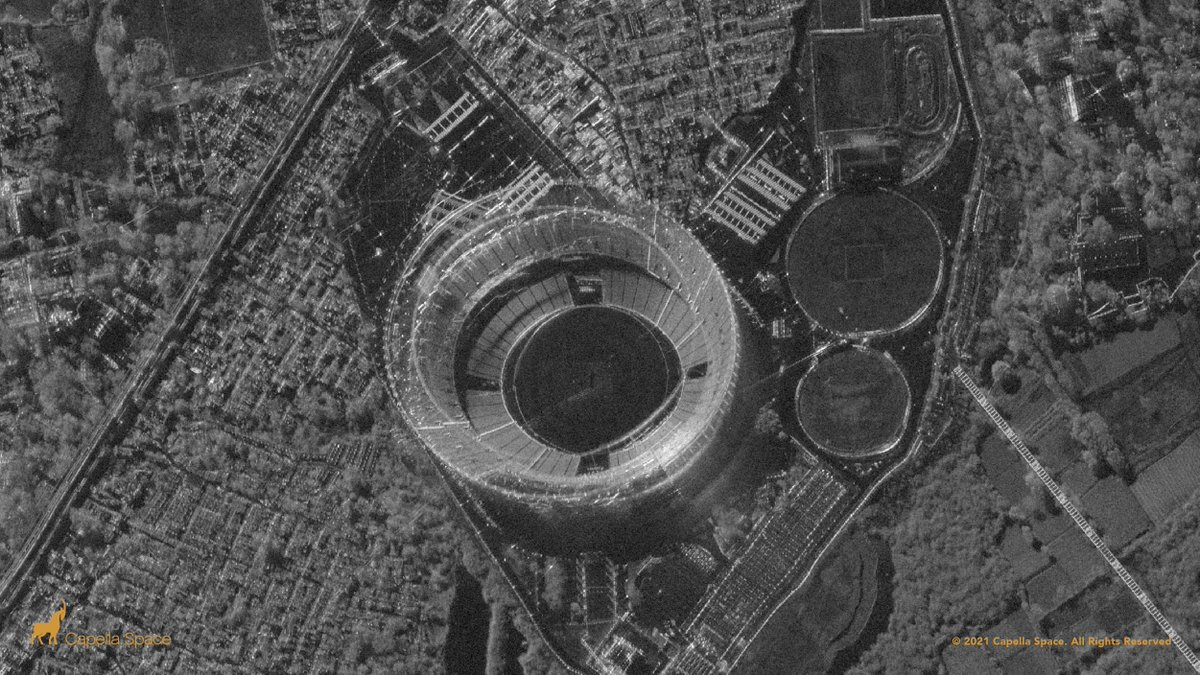
#> input picture seventh_eighth_lab/sar_1.jpg, 1200 x 675 px
$ jupyter execute IP_TASK78_2025.ipynb
#> lines starting #> are read from the running program, lines starting #| are printed output that depends on the picture; after the words box and inside, x2 and y2 are one past the last pixel; in counts of white or black regions, pixels touching at a corner belong together
1
Выполните сохранение монохромного изображения в виде текстового или бинарного
файла.

2
Реализуйте алгоритм вейвлет-преобразования Хаара для изображения.

3
Выполните квантование высокочастотных компонент (прим., количество квантов = 4).

4
Сохраните получившийся массив значений в текстовый или бинарный файл в порядке LL,
LH, HL, HH вейвлет-преобразования Хафа. Компоненты LH, HL, HH храните в виде пар
(значение, количество повторений).

Сравните объем памяти, занимаемый исходным изображением (попиксельное хранение), и
изображение, полученным после преобразования Хафа и сжатием длин серий.

[cell 1]
from skimage.feature import peak_local_max
import numpy as np
import cv2 as cv2
import matplotlib.pyplot as plt
from skimage.metrics import structural_similarity
from collections import Counter
import os

[cell 2]
img = cv2.imread('sar_1.jpg', cv2.IMREAD_GRAYSCALE)
#> img: shape (675, 1200); min 0, max 255, mean 78.2

### 1. Сохранение монохромного изображения в виде текстового или бинарного файла.

[cell 3]
if img is None:
    print("ошибка")
else:
    _, monoImg = cv2.threshold(img, 128, 255, cv2.THRESH_BINARY)
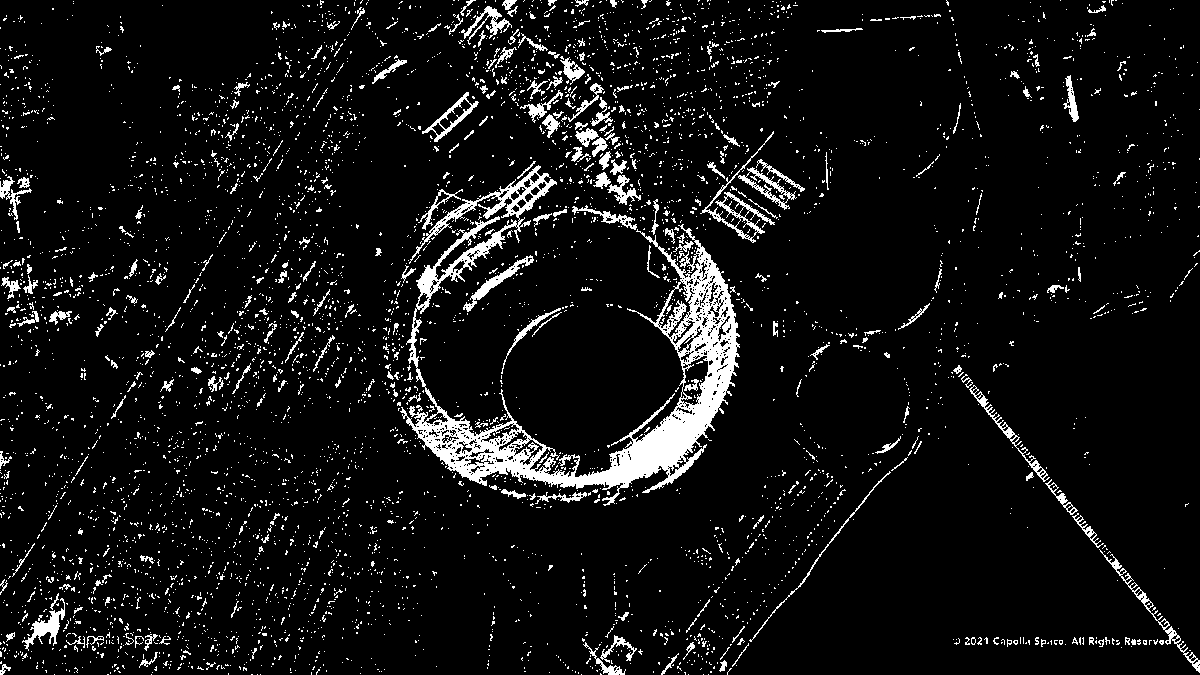
#> monoImg: shape (675, 1200); 7.1% white; 4964 white regions (4689 under 20 px), largest, box (x1, y1, x2, y2) and area: (400, 165, 740, 506) 20767, (700, 131, 775, 243) 919, (1099, 549, 1200, 673) 720

    with open('monochrome_Img.txt', 'w') as file:
        for r in monoImg:
            line = ' '.join(str(pixel) for pixel in r)
            file.write(line + '\n')

### 2. Алгоритм вейвлет-преобразования Хаара для изображения.

[cell 4]
def wavelet_haar(data):
    data = data.astype(np.float32)
    rows, cols = data.shape
#> rows = 675; cols = 1200
    horizontal = np.zeros_like(data)

    for row_idx in range(rows):
        col_idx = 0
        while col_idx < cols - 1:
            pixel1 = data[row_idx, col_idx]
            pixel2 = data[row_idx, col_idx + 1]

            average = (pixel1 + pixel2) / 2.0
            difference = (pixel1 - pixel2) / 2.0

            horizontal[row_idx, col_idx // 2] = average
            horizontal[row_idx, col_idx // 2 + cols // 2] = difference

            col_idx += 2

        if cols % 2 != 0:
            horizontal[row_idx, cols // 2] = data[row_idx, -1]
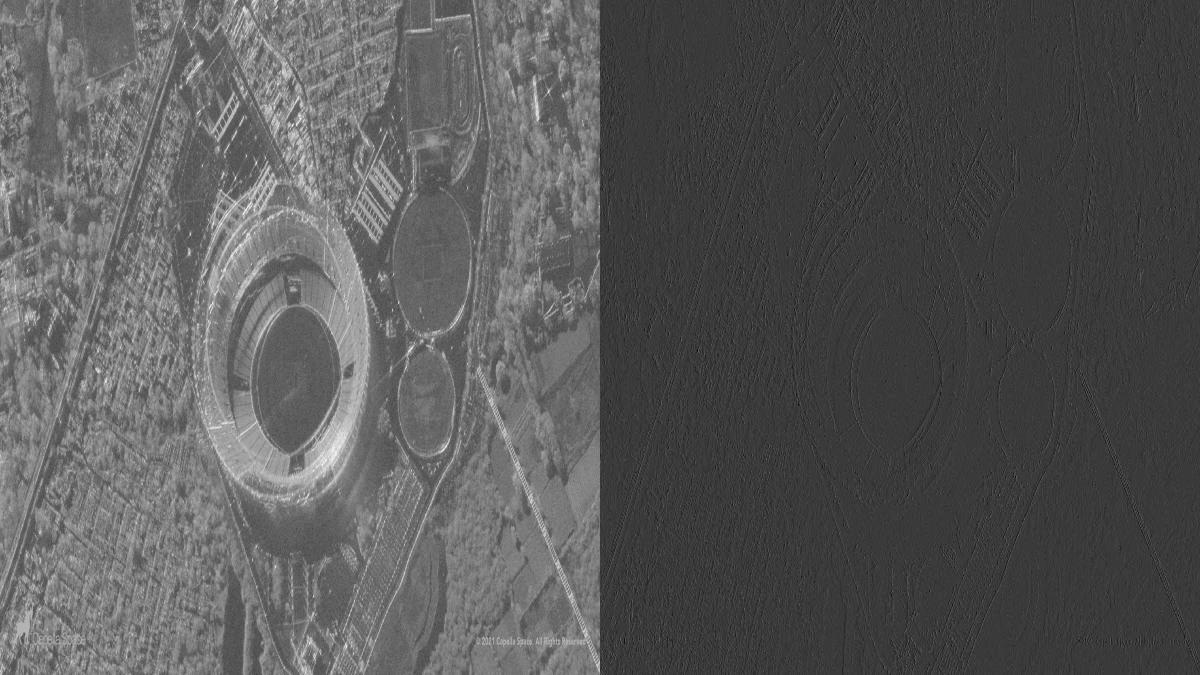
#> horizontal: shape (675, 1200) float32; min -76, max 255, mean 39.1; drawn with min black and max white

    vertical = np.zeros_like(horizontal)

    for col_idx in range(cols):
        row_idx = 0
        while row_idx < rows - 1:
            pixel1 = horizontal[row_idx, col_idx]
            pixel2 = horizontal[row_idx + 1, col_idx]

            average = (pixel1 + pixel2) / 2.0
            difference = (pixel1 - pixel2) / 2.0

            vertical[row_idx // 2, col_idx] = average
            vertical[row_idx // 2 + rows // 2, col_idx] = difference

            row_idx += 2

        if rows % 2 != 0:
            vertical[rows // 2, col_idx] = horizontal[-1, col_idx]
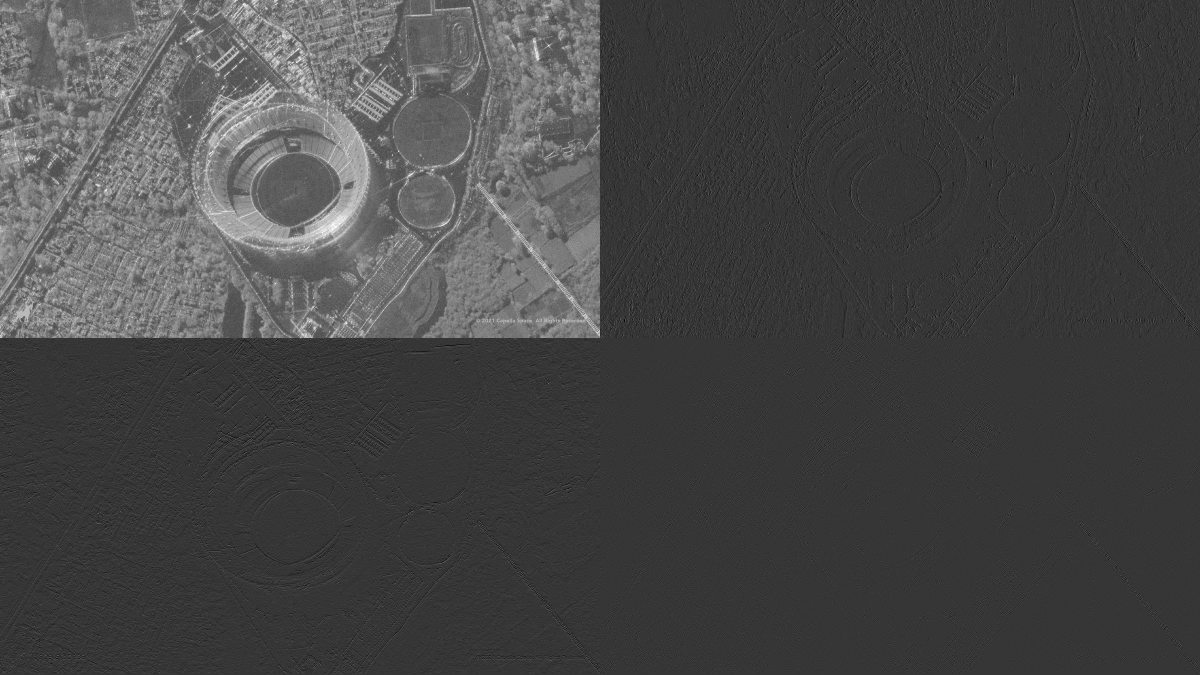
#> vertical: shape (675, 1200) float32; min -64.5, max 238.2, mean 19.6; drawn with min black and max white

    half_rows = rows // 2
#> half_rows = 337
    half_cols = cols // 2
#> half_cols = 600

    ll_component = vertical[:half_rows, :half_cols]
    lh_component = vertical[:half_rows, half_cols:]
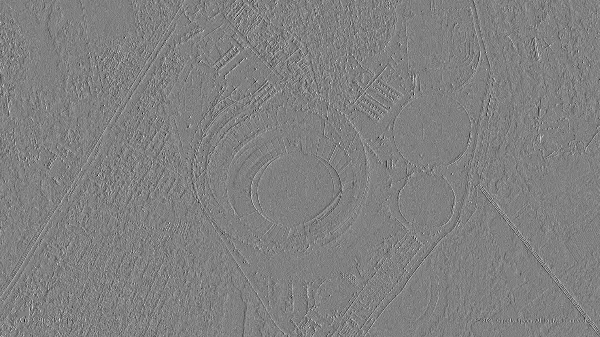
#> lh_component: shape (337, 600) float32; min -64.5, max 63.25, mean 0; drawn with min black and max white
    hl_component = vertical[half_rows:, :half_cols]
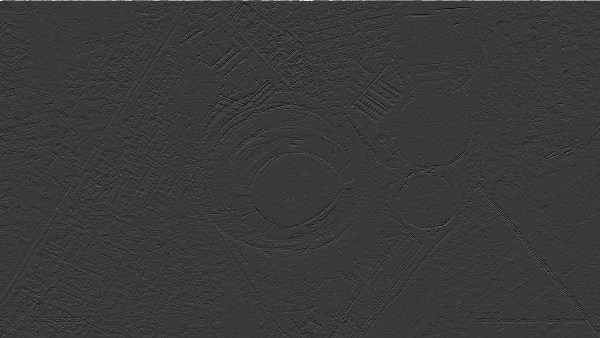
#> hl_component: shape (338, 600) float32; min -51, max 173, mean 0.2; drawn with min black and max white
    hh_component = vertical[half_rows:, half_cols:]
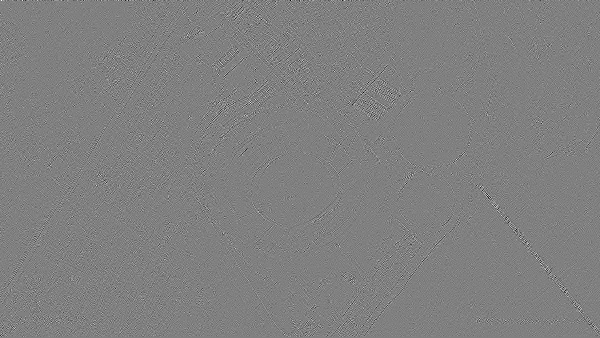
#> hh_component: shape (338, 600) float32; min -40, max 39.5, mean 0; drawn with min black and max white

    return ll_component, lh_component, hl_component, hh_component, vertical

LL, LH, HL, HH, full_transform = wavelet_haar(img)

plt.figure(figsize=(10, 6))

plt.subplot(2, 3, 1)
plt.imshow(img, cmap='gray')
plt.title('Исходное изображение', fontsize=12)

# LL
plt.subplot(2, 3, 2)
plt.imshow(LL, cmap='gray')
plt.title('LL - Аппроксимация', fontsize=12)

# LH
plt.subplot(2, 3, 3)
plt.imshow(np.abs(LH), cmap='gray')
plt.title('LH - Горизонтальные детали', fontsize=12)

# HL
plt.subplot(2, 3, 4)
plt.imshow(np.abs(HL), cmap='gray')
plt.title('HL - Вертикальные детали', fontsize=12)

# HH
plt.subplot(2, 3, 5)
plt.imshow(np.abs(HH), cmap='gray')
plt.title('HH - Диагональные детали', fontsize=12)

# Полное преобразование
plt.subplot(2, 3, 6)
plt.imshow(full_transform, cmap='jet')
plt.title('Полное вейвлет-преобразование', fontsize=12)

plt.tight_layout()
plt.show()
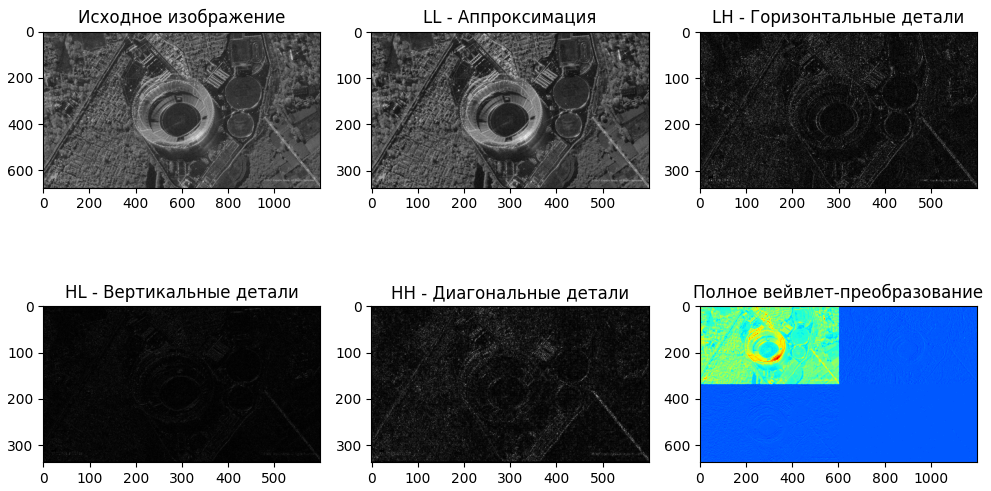
#> figure drawn by matplotlib, 6 panels

### 3. Квантование высокочастотных компонент (прим., количество квантов = 4).

[cell 5]
def quantize(coeffs, n_quants):
#> called with n_quants = 4
    min_val = np.min(coeffs)
#> min_val = -64.5
    max_val = np.max(coeffs)
#> max_val = 63.25
    step = (max_val - min_val) / n_quants
#> step = 31.94
    quantized = np.round((coeffs - min_val) / step).astype(int)
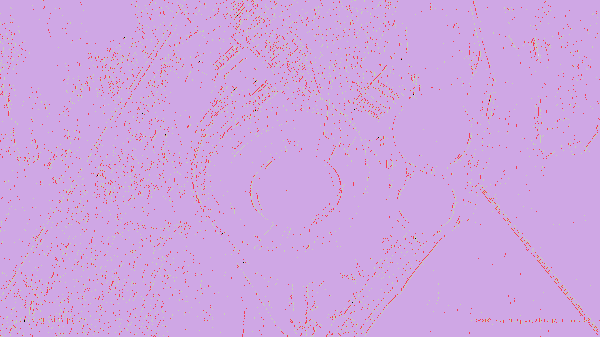
#> quantized: shape (337, 600) int64; 5 distinct labels, from 0 to 4; one colour per label, 0 black
    return quantized, min_val, step

num_quants=4
lh_quantize, lh_min, lh_step = quantize(LH, num_quants)
#> lh_min = -64.5; lh_step = 31.94
hl_quantize, hl_min, hl_step = quantize(HL, num_quants)
#> call 2 of quantize, with n_quants = 4
#> in quantize (call 2), `min_val = np.min(coeffs)`: min_val = -51
#> in quantize (call 2), `max_val = np.max(coeffs)`: max_val = 173
#> in quantize (call 2), `step = (max_val - min_val) / n_quants`: step = 56
#> in quantize (call 2), `quantized = np.round((coeffs - min_val) / step).astype(int)`:
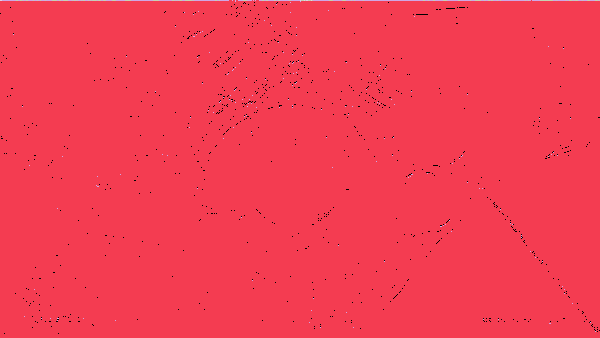
#> quantized: shape (338, 600) int64; 5 distinct labels, from 0 to 4; one colour per label, 0 black
#> hl_min = -51; hl_step = 56
hh_quantize, hh_min, hh_step = quantize(HH, num_quants)
#> call 3 of quantize, with n_quants = 4
#> in quantize (call 3), `min_val = np.min(coeffs)`: min_val = -40
#> in quantize (call 3), `max_val = np.max(coeffs)`: max_val = 39.5
#> in quantize (call 3), `step = (max_val - min_val) / n_quants`: step = 19.88
#> in quantize (call 3), `quantized = np.round((coeffs - min_val) / step).astype(int)`:
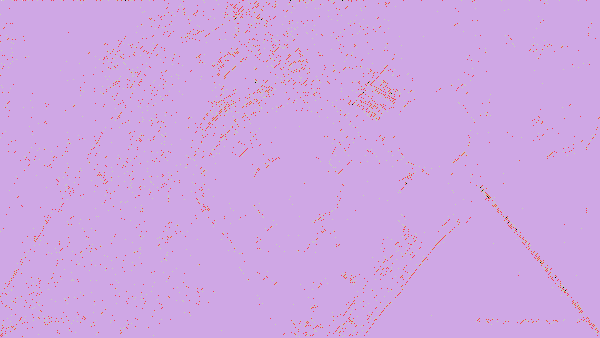
#> quantized: shape (338, 600) int64; 5 distinct labels, from 0 to 4; one colour per label, 0 black
#> hh_min = -40; hh_step = 19.88

def dequantize(quantized, min_val, step):
#> called with min_val = -64.5, step = 31.94
    return min_val + quantized * step
lh_restored = dequantize(lh_quantize, lh_min, lh_step)
hl_restored = dequantize(hl_quantize, hl_min, hl_step)
hh_restored = dequantize(hh_quantize, hh_min, hh_step)

plt.figure(figsize=(18, 10))
plt.subplot(2, 3, 1)
plt.imshow(LH, cmap='coolwarm')
plt.title('LH до квантования')

plt.subplot(2, 3, 2)
plt.imshow(HL, cmap='coolwarm')
plt.title('HL до квантования')

plt.subplot(2, 3, 3)
plt.imshow(HH, cmap='coolwarm')
plt.title('HH до квантования')

plt.subplot(2, 3, 4)
plt.imshow(lh_restored, cmap='coolwarm')
plt.title('HL после квантования')

plt.subplot(2, 3, 5)
plt.imshow(hl_restored, cmap='coolwarm')
plt.title('LH после квантования')

plt.subplot(2, 3, 6)
plt.imshow(hh_restored, cmap='coolwarm')
plt.title('HH после квантования')

plt.tight_layout()
plt.show()

### 4. Сохранить получившийся массив значений в текстовый или бинарный файл в порядке LL, LH, HL, HH вейвлет-преобразования Хафа. Компоненты LH, HL, HH храните в виде пар

[cell 6]
def encode_rle(comp_data):
    rle_result = []
    for val, cnt in Counter(comp_data.flatten()).items():
        rle_result.append((val, cnt))
#> this loop made 5 passes
#> (val, cnt) on passes 1 to 5: (2, 192152), (3, 5493), (1, 4515), (4, 20), (0, 20)
#> after the loop, rle_result = [(2, 192152), (3, 5493), (1, 4515), (4, 20), (0, 20)]
    return rle_result

lh_encoded = encode_rle(lh_quantize)
#> lh_encoded has the same summary as rle_result in encode_rle
hl_encoded = encode_rle(hl_quantize)
#> the loop in encode_rle (call 2), `for val, cnt in Counter(comp_data.flatten()).items():` made 5 passes
#> (val, cnt) on passes 1 to 5: (4, 7), (2, 589), (3, 167), (1, 201087), (0, 950)
#> hl_encoded = [(4, 7), (2, 589), (3, 167), (1, 201087), (0, 950)]
hh_encoded = encode_rle(hh_quantize)
#> hh_encoded = [(2, 196914), (4, 6), (3, 3087), (1, 2771), (0, 22)]


with open('haar.txt', 'w') as file:
    np.savetxt(file, LL, fmt='%d')
    file.write('\n')
    high_freq = [('LH', lh_encoded), ('HL', hl_encoded), ('HH', hh_encoded)]

    for name, encoded_data in high_freq:
        for val, cnt in encoded_data:
            file.write(f"{val} {cnt}\n")
        file.write('\n')
#> this loop made 3 passes
#> (name, encoded_data) on passes 1 to 3: ('LH', [(2, 192152), (3, 5493), (1, 4515), (4, 20), (0, 20)]), ('HL', [(4, 7), (2, 589), (3, 167), (1, 201087), (0, 950)]), ('HH', [(2, 196914), (4, 6), (3, 3087), (1, 2771), (0, 22)])
